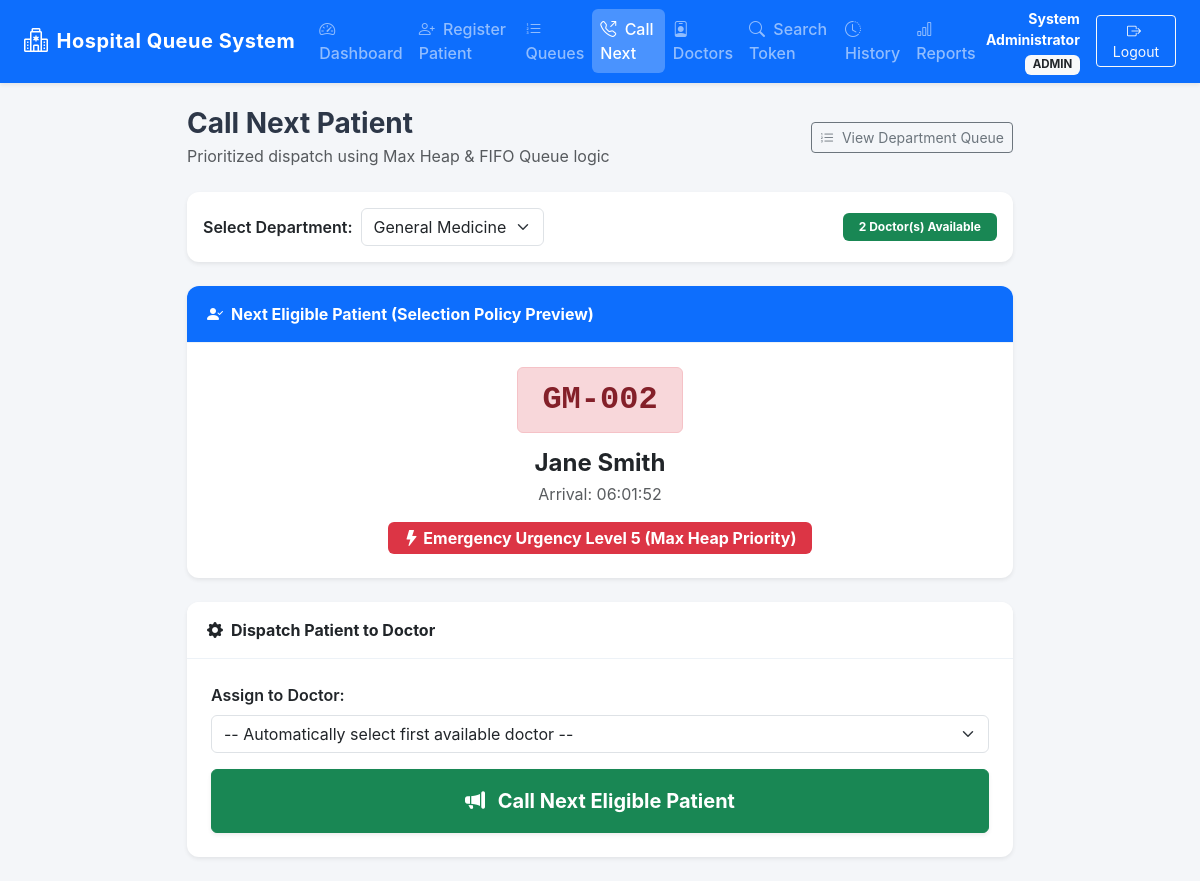
The page /modules/call_patient.php?dept=1 (signed in) on the database its author committed.
### tables this page shows
CREATE TABLE IF NOT EXISTS `queue_entries` (
    `queue_id` INT AUTO_INCREMENT PRIMARY KEY,
    `patient_id` INT NOT NULL,
    `department_id` INT NOT NULL,
    `doctor_id` INT NULL,
    `token_number` VARCHAR(30) NOT NULL UNIQUE,
    `urgency_level` TINYINT NULL,
    `queue_type` ENUM('Normal', 'Emergency') NOT NULL DEFAULT 'Normal',
    `arrival_time` DATETIME NOT NULL DEFAULT CURRENT_TIMESTAMP,
    `status` ENUM('Waiting', 'Called', 'In Consultation', 'Completed', 'Cancelled') NOT NULL DEFAULT 'Waiting',
    CONSTRAINT `fk_queue_patient` FOREIGN KEY (`patient_id`) 
        REFERENCES `patients`(`patient_id`) 
        ON DELETE RESTRICT ON UPDATE CASCADE,
    CONSTRAINT `fk_queue_department` FOREIGN KEY (`department_id`) 
        REFERENCES `departments`(`department_id`) 
        ON DELETE RESTRICT ON UPDATE CASCADE,
    CONSTRAINT `fk_queue_doctor` FOREIGN KEY (`doctor_id`) 
        REFERENCES `doctors`(`doctor_id`) 
        ON DELETE SET NULL ON UPDATE CASCADE,
    INDEX `idx_queue_department_status` (`department_id`, `status`, `arrival_time`)
);

CREATE TABLE IF NOT EXISTS `patients` (
    `patient_id` INT AUTO_INCREMENT PRIMARY KEY,
    `name` VARCHAR(120) NOT NULL,
    `age` INT NOT NULL,
    `gender` ENUM('Male', 'Female', 'Other') NOT NULL,
    `phone` VARCHAR(30) NULL,
    `address` VARCHAR(255) NULL,
    `created_at` DATETIME NOT NULL DEFAULT CURRENT_TIMESTAMP
);

### config/auth.php (called while the page is built, shortened)
<?php
function isLoggedIn(): bool {
    return !empty($_SESSION['user_id']) && !empty($_SESSION['username']) && !empty($_SESSION['role']);
}
function hasRole(string|array $allowedRoles): bool {
    $currentRole = $_SESSION['role'] ?? '';
    if ($currentRole === 'admin') {
        return true;
    }
    return $currentRole === $allowedRoles;
}
function currentUser(): ?array {
    return [
        'user_id'   => $_SESSION['user_id'],
        'username'  => $_SESSION['username'],
        'role'      => $_SESSION['role'],
        'full_name' => $_SESSION['full_name'] ?? $_SESSION['username']
    ];
}

### modules/call_patient.php (the view, shortened to what this page needs)
<?php
require_once __DIR__ . '/../config/auth.php';
$user = currentUser();
$userRole = $user['role'];
$userName = $user['full_name'];
$pdo = getDBConnection();
$departments = $pdo->query("SELECT department_id, department_name, department_code FROM departments ORDER BY department_name ASC")->fetchAll();
$selectedDeptId = filter_var($_GET['dept'] ?? ($departments[0]['department_id'] ?? 1), FILTER_VALIDATE_INT);
$availableDocsStmt = $pdo->prepare("SELECT doctor_id, name, specialization FROM doctors WHERE department_id = :dept_id AND availability = 'Available' ORDER BY name ASC");
$availableDocsStmt->execute([':dept_id' => $selectedDeptId]);
$availableDocs = $availableDocsStmt->fetchAll();
$peekEmerg = $pdo->prepare("
    SELECT q.*, p.name AS patient_name
    FROM queue_entries q JOIN patients p ON q.patient_id = p.patient_id
    WHERE q.department_id = :dept_id AND q.status = 'Waiting' AND q.queue_type = 'Emergency'
    ORDER BY q.urgency_level DESC, q.arrival_time ASC LIMIT 1
");
$peekEmerg->execute([':dept_id' => $selectedDeptId]);
$nextEmergency = $peekEmerg->fetch();
$peekNorm = $pdo->prepare("
    SELECT q.*, p.name AS patient_name
    FROM queue_entries q JOIN patients p ON q.patient_id = p.patient_id
    WHERE q.department_id = :dept_id AND q.status = 'Waiting' AND q.queue_type = 'Normal'
    ORDER BY q.arrival_time ASC LIMIT 1
");
$peekNorm->execute([':dept_id' => $selectedDeptId]);
$nextNormal = $peekNorm->fetch();
$nextCandidate = $nextEmergency ?: $nextNormal;
?>
<!DOCTYPE html>
<html lang="en">
<head>
    <link href="https://cdn.jsdelivr.net/npm/bootstrap@5.3.2/dist/css/bootstrap.min.css" rel="stylesheet">
    <link href="https://cdn.jsdelivr.net/npm/bootstrap-icons@1.11.2/font/bootstrap-icons.min.css" rel="stylesheet">
    <link rel="stylesheet" href="../assets/css/style.css">
</head>
<body>
    <nav class="navbar navbar-expand-lg navbar-dark bg-primary shadow-sm sticky-top">
        <div class="container-fluid px-4">
            <a class="navbar-brand d-flex align-items-center" href="../dashboard.php">
                <i class="bi bi-hospital me-2 fs-4"></i>
                <span class="fw-bold">Hospital Queue System</span>
            </a>
            <div class="collapse navbar-collapse" id="navbarMain">
                <ul class="navbar-nav me-auto mb-2 mb-lg-0">
                    <li class="nav-item"><a class="nav-link" href="../dashboard.php"><i class="bi bi-speedometer2 me-1"></i> Dashboard</a></li>
                    <?php if (hasRole(['admin', 'receptionist'])): ?>
                        <li class="nav-item"><a class="nav-link" href="add_patient.php"><i class="bi bi-person-plus me-1"></i> Register Patient</a></li>
                    <?php endif; ?>
                    <li class="nav-item"><a class="nav-link" href="queue.php"><i class="bi bi-list-ol me-1"></i> Queues</a></li>
                    <?php if (hasRole(['admin', 'operator'])): ?>
                        <li class="nav-item"><a class="nav-link active" href="call_patient.php"><i class="bi bi-telephone-outbound me-1"></i> Call Next</a></li>
                        <li class="nav-item"><a class="nav-link" href="doctors.php"><i class="bi bi-person-badge me-1"></i> Doctors</a></li>
                    <?php endif; ?>
                    <li class="nav-item"><a class="nav-link" href="search.php"><i class="bi bi-search me-1"></i> Search Token</a></li>
                    <li class="nav-item"><a class="nav-link" href="history.php"><i class="bi bi-clock-history me-1"></i> History</a></li>
                    <?php if (hasRole('admin')): ?>
                        <li class="nav-item"><a class="nav-link" href="reports.php"><i class="bi bi-bar-chart me-1"></i> Reports</a></li>
                    <?php endif; ?>
                </ul>
                <div class="d-flex align-items-center gap-3">
                    <div class="text-white text-end d-none d-md-block">
                        <div class="fw-bold small"><?= htmlspecialchars($userName, ENT_QUOTES, 'UTF-8') ?></div>
                        <span class="badge bg-light text-dark text-uppercase" style="font-size: 0.72rem;"><?= htmlspecialchars($userRole, ENT_QUOTES, 'UTF-8') ?></span>
                    </div>
                    <form action="../logout.php" method="POST" class="d-inline m-0">
                        <button type="submit" class="btn btn-outline-light btn-sm px-3" data-confirm="Are you sure you want to log out?">
                            <i class="bi bi-box-arrow-right me-1"></i> Logout
                        </button>
                    </form>
                </div>
            </div>
        </div>
    </nav>
    <main class="container py-4" style="max-width: 850px;">
        <div class="d-flex justify-content-between align-items-center mb-4">
            <div>
                <h3 class="fw-bold mb-1">Call Next Patient</h3>
                <p class="text-muted mb-0">Prioritized dispatch using Max Heap &amp; FIFO Queue logic</p>
            </div>
            <a href="queue.php?dept=<?= (int)$selectedDeptId ?>" class="btn btn-outline-secondary btn-sm">
                <i class="bi bi-list-ol me-1"></i> View Department Queue
            </a>
        </div>
        <div class="card shadow-sm mb-4">
            <div class="card-body d-flex justify-content-between align-items-center">
                <div class="d-flex align-items-center gap-2">
                    <label for="deptSelect" class="form-label mb-0 fw-semibold">Select Department:</label>
                    <select id="deptSelect" class="form-select w-auto" onchange="window.location.href='call_patient.php?dept=' + this.value">
                        <?php foreach ($departments as $d): ?>
                            <option value="<?= (int)$d['department_id'] ?>" <?= (int)$d['department_id'] === $selectedDeptId ? 'selected' : '' ?>>
                                <?= htmlspecialchars($d['department_name'], ENT_QUOTES, 'UTF-8') ?>
                            </option>
                        <?php endforeach; ?>
                    </select>
                </div>
                <div>
                    <span class="badge <?= count($availableDocs) > 0 ? 'bg-success' : 'bg-danger' ?> px-3 py-2">
                        <?= count($availableDocs) ?> Doctor(s) Available
                    </span>
                </div>
            </div>
        </div>
        <div class="card shadow-sm mb-4 border-primary">
            <div class="card-header bg-primary text-white fw-bold">
                <i class="bi bi-person-check-fill me-2"></i>Next Eligible Patient (Selection Policy Preview)
            </div>
            <div class="card-body p-4 text-center">
                <?php if ($nextCandidate): ?>
                    <div class="mb-3">
                        <span class="token-badge <?= $nextCandidate['queue_type'] === 'Emergency' ? 'emergency' : '' ?> fs-2 px-4 py-2">
                            <?= htmlspecialchars($nextCandidate['token_number'], ENT_QUOTES, 'UTF-8') ?>
                        </span>
                    </div>
                    <h4 class="fw-bold mb-1"><?= htmlspecialchars($nextCandidate['patient_name'], ENT_QUOTES, 'UTF-8') ?></h4>
                    <p class="text-muted mb-3">Arrival: <?= htmlspecialchars(date('H:i:s', strtotime($nextCandidate['arrival_time'])), ENT_QUOTES, 'UTF-8') ?></p>
                    <div>
                        <?php if ($nextCandidate['queue_type'] === 'Emergency'): ?>
                            <span class="badge bg-danger fs-6 px-3 py-2">
                                <i class="bi bi-lightning-fill"></i> Emergency Urgency Level <?= (int)$nextCandidate['urgency_level'] ?> (Max Heap Priority)
                            </span>
                        <?php else: ?>
                            <span class="badge bg-secondary fs-6 px-3 py-2">
                                <i class="bi bi-arrow-right"></i> Normal FIFO Waiting Line (Oldest Arrival)
                            </span>
                        <?php endif; ?>
                    </div>
                <?php endif; ?>
            </div>
        </div>
        <div class="card shadow-sm">
            <div class="card-header bg-white fw-bold">
                <i class="bi bi-gear-fill me-2"></i>Dispatch Patient to Doctor
            </div>
            <div class="card-body p-4">
                <form method="POST" action="call_patient.php?dept=<?= (int)$selectedDeptId ?>">
                    <div class="mb-3">
                        <label for="doctor_id" class="form-label fw-semibold">Assign to Doctor:</label>
                        <select class="form-select" id="doctor_id" name="doctor_id" <?= count($availableDocs) === 0 ? 'disabled' : '' ?>>
                            <?php if (count($availableDocs) > 0): ?>
                                <option value="">-- Automatically select first available doctor --</option>
                            <?php else: ?>
                                <option value="" disabled selected>No doctors available</option>
                            <?php endif; ?>
                        </select>
                    </div>
                    <button type="submit" class="btn btn-success w-100 py-3 fw-bold fs-5 shadow-sm" <?= (count($availableDocs) === 0 || !$nextCandidate) ? 'disabled' : '' ?>>
                        <i class="bi bi-megaphone-fill me-2"></i> Call Next Eligible Patient
                    </button>
                </form>
            </div>
        </div>
    </main>
</body>
</html>

### assets/css/style.css (style rules this page uses)
:root { --primary-color: #0d6efd; --primary-dark: #0a58ca; --secondary-color: #6c757d; --success-color: #198754; --danger-color: #dc3545; --warning-color: #ffc107; --info-color: #0dcaf0; --light-bg: #f8fafc; --card-shadow: 0 0.125rem 0.35rem rgba(0, 0, 0, 0.06); --hover-shadow: 0 0.5rem 1.25rem rgba(0, 0, 0, 0.10); }
body { background-color: #f4f6f9; font-family: -apple-system, BlinkMacSystemFont, "Segoe UI", Roboto, "Helvetica Neue", Arial, sans-serif; color: #2d3748; min-height: 100vh; display: flex; flex-direction: column; }
.navbar-brand { font-weight: 700; letter-spacing: 0.5px; }
.navbar .nav-link { font-weight: 500; padding: 0.5rem 0.85rem; border-radius: 0.375rem; transition: background-color 0.15s ease-in-out, color 0.15s ease-in-out; }
.navbar .nav-link.active { background-color: rgba(255, 255, 255, 0.25); }
.card { border: none; border-radius: 0.75rem; box-shadow: var(--card-shadow); transition: box-shadow 0.2s ease, transform 0.2s ease; background-color: #ffffff; }
.card-header { background-color: #ffffff; border-bottom: 1px solid #edf2f7; font-weight: 600; border-top-left-radius: 0.75rem !important; border-top-right-radius: 0.75rem !important; padding: 1rem 1.25rem; }
.token-badge { font-family: 'SFMono-Regular', Consolas, 'Courier New', Courier, monospace; font-weight: 700; font-size: 0.95rem; padding: 0.25rem 0.6rem; border-radius: 0.375rem; background-color: #e9ecef; color: #212529; border: 1px solid #ced4da; display: inline-block; transition: background-color 0.15s ease, transform 0.15s ease; }
.token-badge.emergency { background-color: #f8d7da; border-color: #f5c2c7; color: #842029; }

### rows shown on the page
queue_entries: token_number "GM-002", patient.name "Jane Smith", arrival_time "06:01:52", urgency_level "5"

### other values the page prints
$userName "System Administrator"
$userRole "ADMIN"
count($availableDocs) "2"
form field value "General Medicine"
